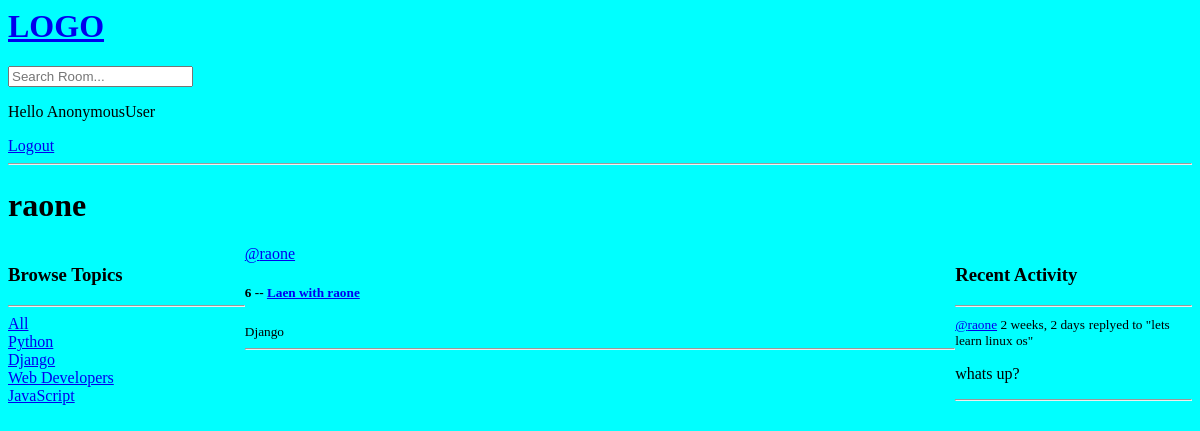
The page /profile/3/ on the database as committed earlier.
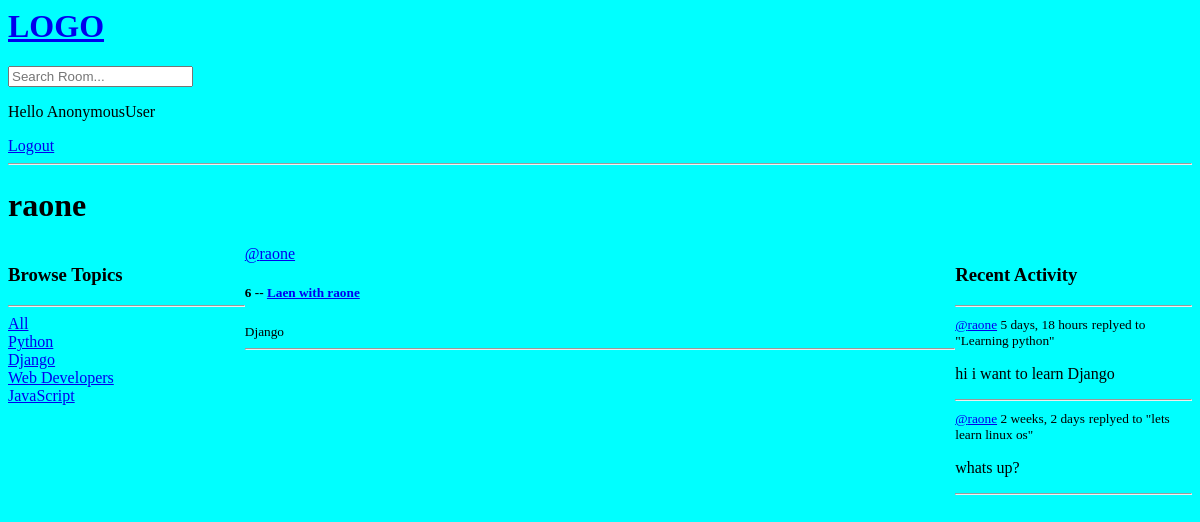
The same page on the database as committed later.
### base/models.py (models this page shows, shortened)
class Topic(models.Model):
    name = models.CharField(max_length=200)

class Room(models.Model):
    host = models.ForeignKey(User, on_delete=models.SET_NULL, null=True)
    topic = models.ForeignKey(Topic, on_delete=models.SET_NULL, null=True)
    name = models.CharField(max_length=200)
    description = models.TextField(null=True, blank=True)
    participants = models.ManyToManyField(User, related_name='participants', blank=True)
    updated = models.DateTimeField(auto_now=True)
    created = models.DateTimeField(auto_now_add=True)
    class Meta:
        ordering = ['-updated', '-created']
    def __str__(self):
        return self.name

class Message(models.Model):
    user = models.ForeignKey(User, on_delete=models.CASCADE)
    room = models.ForeignKey(Room, on_delete=models.CASCADE)
    body = models.TextField()
    updated = models.DateTimeField(auto_now=True)
    created = models.DateTimeField(auto_now_add=True)
    class Meta:
        ordering = ['-updated', '-created']
    def __str__(self):
        return self.body[0:50]

### base/views.py (the view)
# urls.py: path('profile/<str:pk>/', views.userProfile, name='user-profile'),
def userProfile(request, pk):
    user = User.objects.get(id=pk)
    rooms = user.room_set.all()
    room_messages = user.message_set.all()
    topics = Topic.objects.all()
    context = {'user':user, 'rooms':rooms, 'room_messages':room_messages, 'topics':topics}
    return render(request, 'base/profile.html', context)

### base/templates/base/profile.html (shortened to what this page needs)
{% extends 'main.html' %}
{% block content %}
<h1>{{user.username}}</h1>
<div class="profile-container">
    <div>
        {% include 'base/topic_component.html' %}
    </div>
    <div>
        {% include 'base/feed_component.html' %}
    </div>
    <div>
        {% include 'base/activity_component.html' %}
    </div>
</div>
{% endblock content %}

### templates/main.html (shortened to what this page needs)
<html lang="en">
{% load static %}
<head>
    <link rel="stylesheet" href="{% static 'css/main.css' %}">
</head>
<body>
    {% include 'navbar.html' %}
    {% block content %}
    {% endblock content%}
</body>
</html>

### templates/navbar.html
<a href="/">
    <h1>LOGO</h1>
</a>
<form method="get" action="{% url 'home' %}">
    <input type="text" placeholder="Search Room..." name="q">
</form>
{% if user.is_authenticated %}
<p>Hello {{request.user}}</p>
<a href="{% url 'logout' %}">Logout</a>
{% else %}
<a href="{% url 'login' %}">Login</a>
{% endif %}
<hr>

### base/templates/base/topic_component.html
<h3>Browse Topics</h3>
<hr>
<div>
    <a href="{% url 'home' %}">All</a>
</div>
{% for topic in topics %}
<div>
    <a href="{% url 'home' %}?q={{topic.name}}">{{topic.name}}</a>
</div>
{% endfor %}

### base/templates/base/feed_component.html (shortened to what this page needs)
<div>
    {% for room in rooms %}
    <div>
        <a href="{% url 'user-profile' room.host.id %}">@{{ room.host.username }}</a>
        <h5>{{room.id}} -- <a href="{% url 'room' room.id %}">{{room.name}}</a></h5>
        <small>{{ room.topic.name }}</small>
        <hr>
    </div>
    {% endfor %}
</div>

### base/templates/base/activity_component.html (shortened to what this page needs)
<h3>Recent Activity</h3>
<hr>
{% for message in room_messages %}
<div>
    <small><a href="{% url 'user-profile' message.user.id %}">@{{message.user}}</a>
        {{message.created|timesince}}</small>
    <small>replyed to "{{message.room}}"</small>
    <p>{{message}}</p>
    <hr>
</div>
{% endfor %}

### static/css/main.css (style rules this page uses)
body { background-color: aqua; }

### base/templates/base/profile.html (style rules this page uses)
.profile-container { display: grid; grid-template-columns: 1fr 3fr 1fr; }

Rows that differ between the two databases and show on the page:
added Message: user "raone", created "5 days, 18 hours", room "Learning python", body "hi i want to learn Django"
